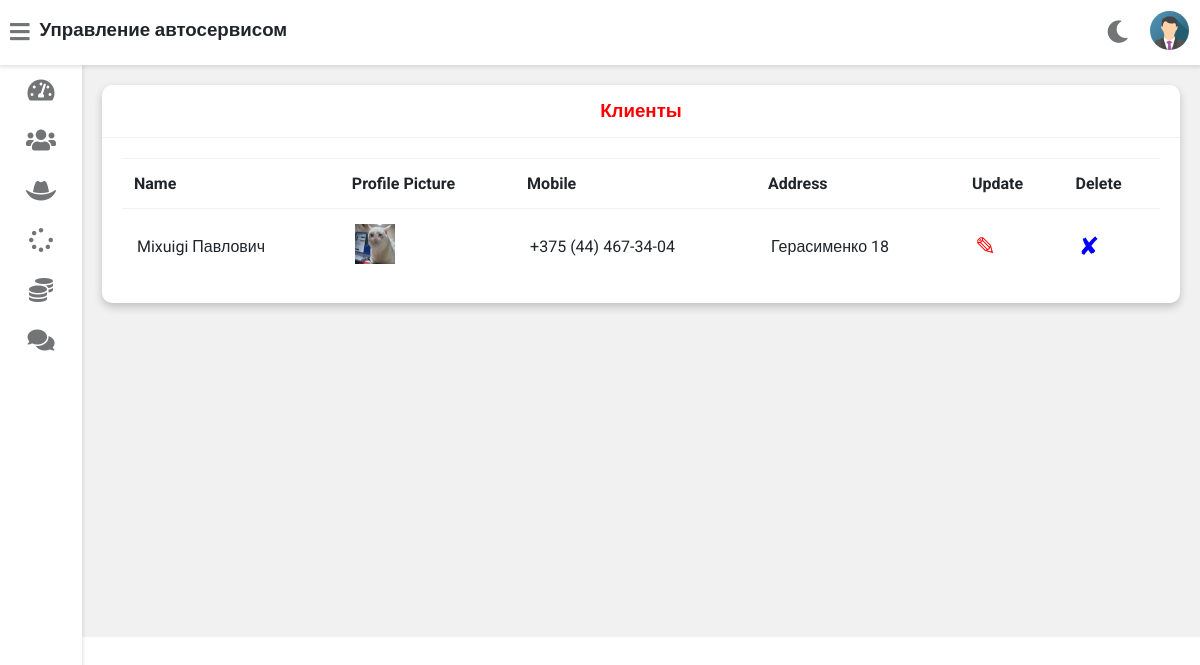
Page /admin-view-customer (signed in) on the committed database.
### vehicle/models.py (models this page shows, shortened)
class Customer(models.Model):
    user = models.OneToOneField(User, on_delete=models.CASCADE)
    profile_pic = models.ImageField(upload_to='profile_pic/CustomerProfilePic/', null=True, blank=True)
    address = models.CharField(max_length=40)
    mobile = models.CharField(max_length=20, null=False)
    @property
    def get_name(self):
        return self.user.first_name + " " + self.user.last_name

### vehicle/views.py (the view)
# urls.py: path('admin-view-customer', views.admin_view_customer_view, name='admin-view-customer'),
@login_required(login_url='adminlogin')
def admin_view_customer_view(request):
    customers = models.Customer.objects.all()
    return render(request, 'vehicle/admin_view_customer.html', {'customers': customers})

### templates/vehicle/admin_view_customer.html
{% extends 'vehicle/adminbase.html' %}
{% block content %}
{% load static %}
	<div class="wrapper">
		<div class="row">
			<div class="col-12 col-m-12 col-sm-12">
				<div class="card">
					<div class="card-header">
						<h3 style="color:red; text-align:center" >Клиенты
						</h3>
					</div>
					<div class="card-content">
						<table>
							<thead>
                <tr>
                  <th>Name</th>
                  <th>Profile Picture</th>
                  <th>Mobile</th>
                  <th>Address</th>
                  <th>Update</th>
                  <th>Delete</th>
                </tr>
							</thead>
							<tbody>
              {% for c in customers %}
                <tr>
                  <td> {{c.get_name}}</td>
                  <td> <img src="{% static c.profile_pic.url %}" alt="Profile Pic" height="40px" width="40px" /></td>
                  <td>{{c.mobile}}</td>
                  <td>{{c.address}}</td>
                  <td><a  style="color:red; text-decoration:none;font-size:25px;" href="{% url 'update-customer' c.id  %}">&#9998;</a></td>
                  <td><a style="color:blue; text-decoration:none;font-size:25px;"href="{% url 'delete-customer' c.id  %}">&#10008;</a></td>
                </tr>
                {% endfor %}
							</tbody>
						</table>
					</div>
				</div>
			</div>
		</div>
<br><br><br><br><br><br><br><br><br><br><br><br><br><br><br><br>
	</div>
{% endblock content %}

### static/style.css (style rules this page uses)
:root { --primary-color: #4834d4; --success-color: #6ab04c; --warning-color: #f0932b; --danger-color: #eb4d4b; --light-color: #212529; --light-second-color: #727475; --light-background: #ffffff; --light-second-background: #f1f1f1; --dark-color: #909090; --dark-second-color: #f5f6fa; --dark-background: #23242D; --dark-second-background: #181818; }
.light { --main-bg-color: var(--light-background); --second-bg-color: var(--light-second-background); --main-color: var(--light-color); --second-color: var(--light-second-color); }
* { box-sizing: border-box; }
body { font-family: 'Roboto', sans-serif; background: var(--main-bg-color); color: var(--main-color); margin: 0; }
.wrapper { padding: 10px; margin-left: 82px; padding-top: 75px; background: var(--second-bg-color); transition: margin-left .5s; }
.row { display: flex; flex-wrap: wrap; flex-direction: row; }
.row:after, .row:before { box-sizing: border-box; }
[class*="col-"] { padding: 10px; }
@media only screen and (min-width: 600px) { .col-sm-12 { width: 100%; } }
@media only screen and (min-width: 768px) { .col-m-12 { width: 100%; } }
@media only screen and (min-width: 992px) { .col-12 { width: 100%; } }
.card { background: var(--main-bg-color); color: var(--main-color); border-radius: 10px; margin-bottom: 10px; box-shadow: 0 4px 8px 0 rgba(0,0,0,0.2); }
.card-header { padding: 15px 30px; border-bottom: 1px solid var(--second-bg-color); position: relative; }
.card-header h3 { margin: 0; }
.card-content { padding: 20px; overflow-x: auto; }
table { border-collapse: collapse; width: 100%; }
table td { border-top: 1px solid var(--second-bg-color); padding: 15px; }
table th { border-top: 1px solid var(--second-bg-color); border-bottom: 1px solid var(--second-bg-color); padding: 15px 12px; text-align: left; }

### rows in the picture
Customer: get_name "Mixuigi Павлович", profile_pic (picture), mobile "+375 (44) 467-34-04", address "Герасименко 18"
